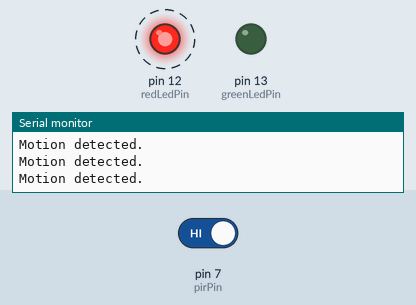
Bench run of a sketch on a simulated Arduino Uno, built with avr-gcc and run on an emulated ATmega328P. Parts: output pins drawn as LEDs (lit = HIGH), the last lines printed to the serial monitor. Dashed ring = blinking. Inputs (shaded band) come from the test bench; at power-on: pin 7 (pirPin) HIGH.

Above: at 4.8 s.
4.9 s: pin 7 (pirPin) driven LOW
At 6.8 s:
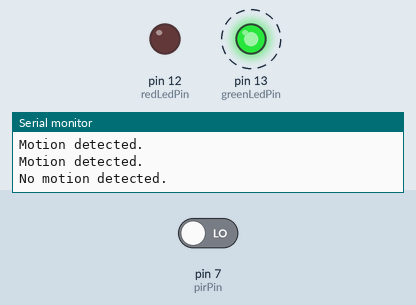
10.9 s: pin 7 (pirPin) driven HIGH
At 11.8 s:
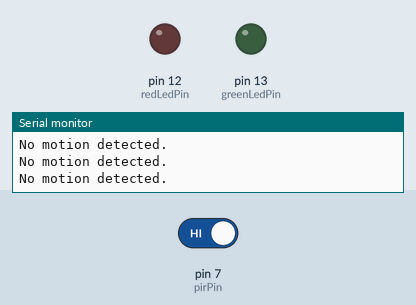
Timing chart, 0 to 22.9 s (numbered marks = the images above; inputs shaded):
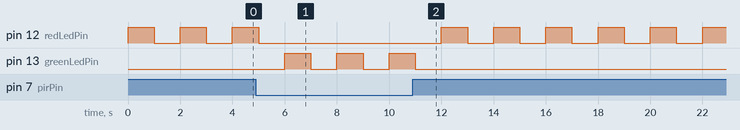

The sketch:

MotionDection.ino
```cpp
int pirPin = 7; //Pin number for PIR sensor
int redLedPin = 12; //Pin number for Red LED
int greenLedPin = 13; //Pin number for Green LED

void setup() {

     Serial.begin(9600);
     pinMode(pirPin, INPUT);
     pinMode(redLedPin, OUTPUT);
     pinMode(greenLedPin, OUTPUT);
}

void loop() {
     int pirVal = digitalRead(pirPin);
     if (pirVal == LOW){ // WAS MOTION DETECTED
         blinkLED(greenLedPin, "No motion detected.");
     }
     else {
          blinkLED(redLedPin, "Motion detected.");
     }
}

// Function which blinks LED at specified pin number
void blinkLED(int pin, String message) {
     digitalWrite(pin, HIGH);
     Serial.println(message);
     delay(1000);
     digitalWrite(pin,LOW);
     delay(1000);
}
```

Measured:
- after the input at 4.9 s, pin 12 (redLedPin): goes on until 5.0 s, then stays LOW; pin 13 (greenLedPin): alternates HIGH for 1.0 s and LOW for 1.0 s, starting after 1.1 s
- after the input at 10.9 s, pin 12 (redLedPin): alternates HIGH for 1.0 s and LOW for 1.0 s, starting after 1.1 s; pin 13 (greenLedPin): goes on until 11.0 s, then stays LOW
- by itself, pin 12 (redLedPin): alternates HIGH for 1.0 s and LOW for 1.0 s
